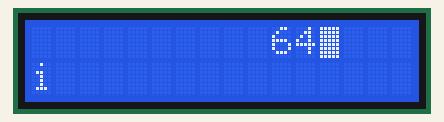
Bench run of a program on a simulated ATmega32, built with avr-gcc and emulated at 1.6 MHz. Shown: 16×2 character LCD. Wiring (inferred from the names in the program): character LCD (HD44780): RS PD2; E PD5; data PB0, PB1, PB2, PB3, PB4, PB5, PB6, PB7.

Above: at 0.2 s.
At 4.2 s:
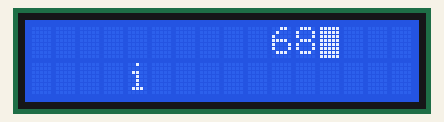
At 9.2 s:
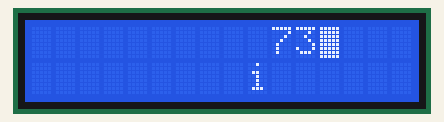
At 19.2 s:
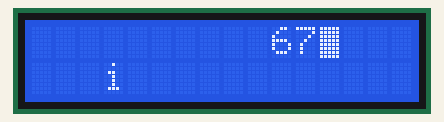
At 28.2 s:
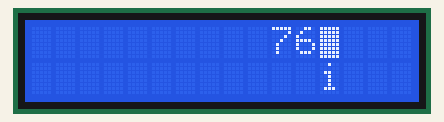
At 38.2 s:
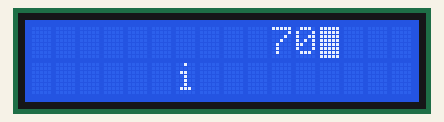

Measured:
- what the display in image 0 shows lasts 1.0 s, from 0.2 s to 1.2 s

The program:

main.c
```c
#include <avr/io.h>
#define F_CPU 1600000UL
#include <util/delay.h>
#include <stdlib.h>


#define LCD_DATA PORTB
#define LCD_DATA_DIRECTION DDRB
#define LCD_CONTROL PORTD
#define LCD_CONTROL_DIRECTION DDRD
#define LCD_ENABLE 5
#define  LCD_REGISTER_SELECT 2
#define  LCD_READ_WRITE 7
#define  CLEAR_SCREEN 0x01

void CheckBusy();
void Show();
void SendCommand(unsigned char command);
void SendCharacter(unsigned char character);
void SendString(char* string);
void SendNumber(int num);
void SendDouble(double num);

int main(void)
{
    /* Replace with your application code */
 	LCD_CONTROL_DIRECTION |= 1 <<LCD_ENABLE | 1 << LCD_READ_WRITE | 1<< LCD_REGISTER_SELECT;
	_delay_ms(15);

	SendCommand(CLEAR_SCREEN); //Clear Screen 0x01 = 0b00000001
	_delay_ms(50);
	SendCommand(0x38);
	_delay_ms(50);
	SendCommand(0b00001111); //control display and cursor (blinking cursor) -> see datasheet
	_delay_ms(50);

	/*SendString("Hello");
	SendCharacter(' '); //' '
	SendCharacter('W'); //'W'
	SendCharacter('O'); //'O'
	SendCharacter('R'); //'R'
	SendCharacter('L'); //'L'
	SendCharacter('D'); //D
	*/

	char positionStr[4];
    while (1)
    {
		for (int i = 64 ; i< 80 ; i++)
		{
			SendCommand(0x80 + i); // Set current Location
			SendString("i");			// Put i at that Location
			SendCommand(0x80 + 10);		// Display the location as a number
			SendNumber(i);
			_delay_ms(1000);				// Add a delay to slow it down
			SendCommand(0x80 + i);// Go back to the location
			SendString(" ");// Put a space
			//SendCommand(0x01);
		}

    }
}

void CheckBusy(){
	LCD_DATA_DIRECTION = 0;

	LCD_CONTROL |= 1<<LCD_READ_WRITE;
	LCD_CONTROL &= ~1 <<LCD_REGISTER_SELECT;

	while (LCD_DATA >= 0x80) //D7 Port B1 = 1 (0b1xxx0000 -> greater or equal 0x80)
	{
		Show();
	}

	LCD_DATA_DIRECTION = 0xFF;
}

void Show(){
	LCD_CONTROL |= 1<<LCD_ENABLE;
	asm volatile ("nop");
	asm volatile ("nop");
	LCD_CONTROL &= ~1 <<LCD_ENABLE;
}

void SendCommand(unsigned char command){
	CheckBusy();
	LCD_DATA = command;
	LCD_CONTROL &= ~ (1<< LCD_READ_WRITE | 1<<LCD_REGISTER_SELECT);
	Show();
	LCD_DATA = 0;
}

void SendCharacter(unsigned char character){
	CheckBusy(); // LCD ready to display info
	LCD_DATA = character;
	LCD_CONTROL &= ~ (1<< LCD_READ_WRITE);
	LCD_CONTROL |= 1<<LCD_REGISTER_SELECT;
	Show();
	LCD_DATA = 0;
}

void SendString(char *string){
	while(*string >0){
		SendCharacter(*string++);
	}

}

void SendNumber(int num){
	char str[10];
	itoa(num , str ,10);
	SendString(str);
}

void SendDouble(double num){

}
```
